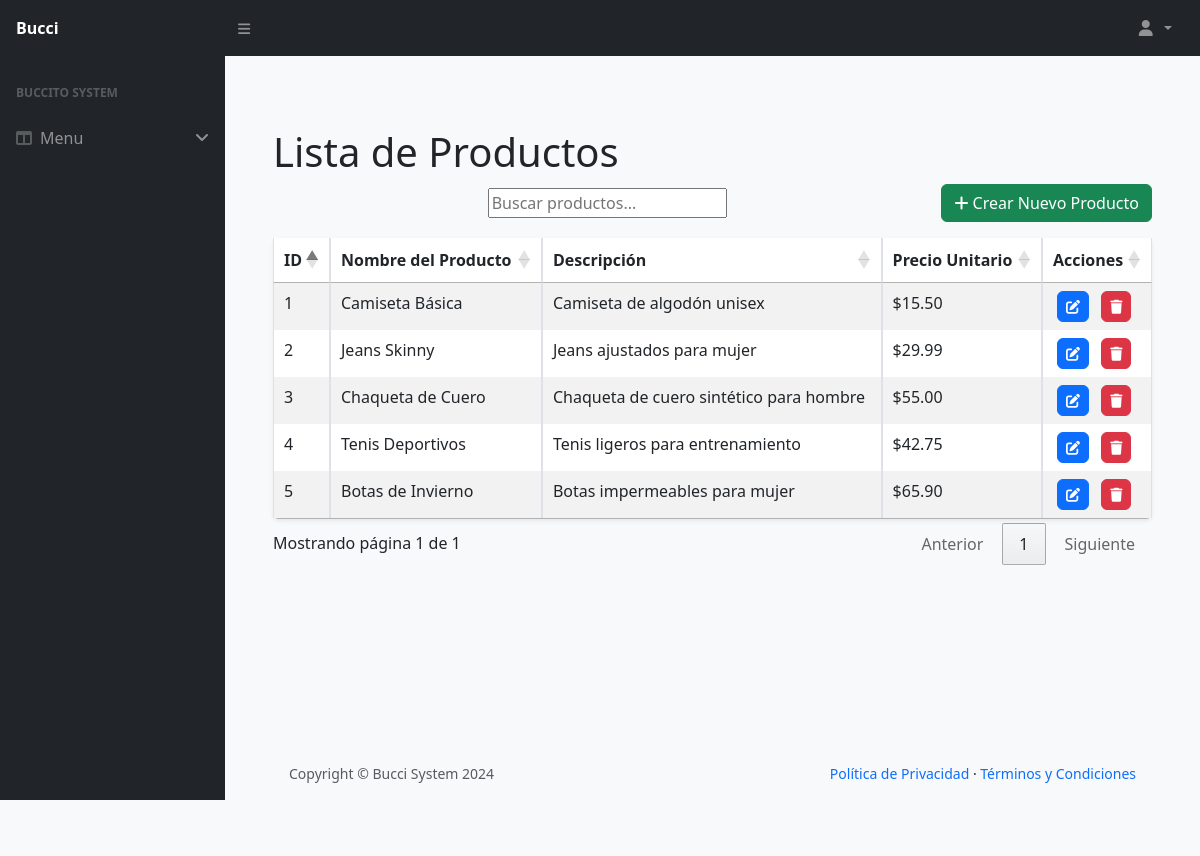
The app's page /BucciApp/views/admin.php (signed in) with its own data.
### tables this page shows
CREATE TABLE tbl_productos (
    id_producto INT PRIMARY KEY AUTO_INCREMENT,
    nombreProducto VARCHAR(100) NOT NULL,
    descripcion VARCHAR(100),
    precioUnitario DECIMAL(10, 2) NOT NULL
);

### BucciApp/controllers/Products/IndexProductController.php (called while the page is built, shortened)
<?php
$search = "";
include '../conf/conf.php';
$query = "SELECT id_producto, nombreProducto, descripcion, precioUnitario
          FROM tbl_productos
          WHERE nombreProducto LIKE :search
          OR descripcion LIKE :search";
try {
    $stmt = $connection->prepare($query);
    $searchParam = "%$search%";
    $stmt->bindParam(':search', $searchParam);
    $stmt->execute();
    $products = $stmt->fetchAll(PDO::FETCH_ASSOC);
} catch (PDOException $e) {
    echo "Error al obtener la lista de productos: " . $e->getMessage();
}
?>

### BucciApp/views/admin.php (the view, shortened to what this page needs)
<!DOCTYPE html>
<html lang="es">
<head>
    <link rel="stylesheet" href="https://cdnjs.cloudflare.com/ajax/libs/font-awesome/6.4.0/css/all.min.css">
    <link href="https://cdnjs.cloudflare.com/ajax/libs/bootstrap/5.3.0/css/bootstrap.min.css" rel="stylesheet">
    <link rel="stylesheet" href="https://cdn.datatables.net/1.13.8/css/jquery.dataTables.min.css">
    <link rel="stylesheet" href="https://cdn.datatables.net/buttons/2.4.2/css/buttons.dataTables.min.css">
    <link rel="stylesheet" href="../css/styles.css">
</head>
<body class="sb-nav-fixed">
    <nav class="sb-topnav navbar navbar-expand navbar-dark">
        <a class="navbar-brand ps-3" href="#">Bucci</a>
        <button class="btn btn-link btn-sm order-lg-0 me-4 me-lg-0" id="sidebarToggle">
            <i class="fas fa-bars"></i>
        </button>
        <ul class="navbar-nav ms-auto me-3">
            <li class="nav-item dropdown">
                <a class="nav-link dropdown-toggle" id="navbarDropdown" href="#" role="button" data-bs-toggle="dropdown" aria-expanded="false">
                    <i class="fas fa-user fa-fw"></i>
                </a>
            </li>
        </ul>
    </nav>
    <div id="layoutSidenav">
        <div id="layoutSidenav_nav">
            <nav class="sb-sidenav accordion sb-sidenav-dark" id="sidenavAccordion">
                <div class="sb-sidenav-menu">
                    <div class="nav">
                        <div class="sb-sidenav-menu-heading">Buccito System</div>
                        <a class="nav-link collapsed" href="#" data-bs-toggle="collapse" data-bs-target="#collapseLayouts">
                            <div class="sb-nav-link-icon"><i class="fas fa-columns"></i></div>
                            Menu
                            <div class="ms-auto">
                                <i class="fas fa-angle-down"></i>
                            </div>
                        </a>
                    </div>
                </div>
            </nav>
        </div>
        <div id="layoutSidenav_content">
            <main>
                <div class="container-fluid">
                    <h1 class="mt-4">Lista de Productos</h1>
                    <div class="table-actions mb-3">
                        <div id="tableSearch" class="float-end"></div>
                        <?php if ($_SESSION["user"] == "administrador") { ?>
                            <a href="../views/products/addProduct.php" class="btn btn-success">
                                <i class="fas fa-plus"></i> Crear Nuevo Producto
                            </a>
                        <?php } ?>
                    </div>
                    <table class="table table-striped table-bordered" id="productTable">
                        <thead>
                            <tr>
                                <th>ID</th>
                                <th>Nombre del Producto</th>
                                <th>Descripción</th>
                                <th>Precio Unitario</th>
                                <?php if ($_SESSION["user"] == "administrador") { ?>
                                    <th>Acciones</th>
                                <?php } ?>
                            </tr>
                        </thead>
                        <tbody>
                            <?php
                            include '../controllers/Products/IndexProductController.php';
                            foreach ($products as $product): ?>
                                <tr>
                                    <td><?php echo $product['id_producto']; ?></td>
                                    <td><?php echo $product['nombreProducto']; ?></td>
                                    <td><?php echo $product['descripcion']; ?></td>
                                    <td><?php echo "$" . number_format($product['precioUnitario'], 2); ?></td>
                                    <?php if ($_SESSION["user"] == "administrador") { ?>
                                        <td>
                                            <a href="../controllers/Products/getProductById.php?action=edit&id=<?php echo $product['id_producto']; ?>"
                                                class="btn btn-primary btn-action">
                                                <i class="fas fa-edit"></i>
                                            </a>
                                            <a href="../controllers/Products/getProductById.php?action=delete&id=<?php echo $product['id_producto']; ?>"
                                                class="btn btn-danger btn-action"
                                                onclick="return confirm('¿Está seguro de eliminar este producto?')">
                                                <i class="fas fa-trash"></i>
                                            </a>
                                        </td>
                                    <?php } ?>
                                </tr>
                            <?php endforeach; ?>
                        </tbody>
                    </table>
                </div>
            </main>
            <footer class="py-4 bg-light mt-auto">
                <div class="container-fluid">
                    <div class="d-flex align-items-center justify-content-between small">
                        <div class="text-muted">Copyright © Bucci System 2024</div>
                        <div>
                            <a href="#" class="text-decoration-none">Política de Privacidad</a>
                            &middot;
                            <a href="#" class="text-decoration-none">Términos y Condiciones</a>
                        </div>
                    </div>
                </div>
            </footer>
        </div>
    </div>
</body>
</html>

### BucciApp/css/styles.css (style rules this page uses)
:root { --sb-nav-fixed-height: 56px; --sb-sidenav-width: 225px; --sb-sidenav-dark-bg: #212529; --sb-topnav-dark-bg: #212529; }
body { margin: 0; font-family: var(--bs-body-font-family); background-color: #f8f9fa; }
.sb-nav-fixed { padding-top: var(--sb-nav-fixed-height); }
.sb-topnav { position: fixed; top: 0; right: 0; left: 0; z-index: 1030; height: var(--sb-nav-fixed-height); background-color: var(--sb-topnav-dark-bg); }
.sb-topnav .navbar-brand { width: var(--sb-sidenav-width); padding-left: 1rem; padding-right: 1rem; margin: 0; font-size: 1rem; font-weight: 600; }
#sidebarToggle { color: rgba(255, 255, 255, 0.5); padding: 0.75rem; }
.sb-topnav .navbar-nav .nav-link { color: rgba(255, 255, 255, 0.5); padding: 0.75rem; }
#layoutSidenav { display: flex; height: 100vh; }
#layoutSidenav_nav { flex-basis: var(--sb-sidenav-width); flex-shrink: 0; transition: transform .15s ease-in-out; z-index: 1038; position: fixed; width: var(--sb-sidenav-width); height: calc(100vh - var(--sb-nav-fixed-height)); top: var(--sb-nav-fixed-height); }
.sb-sidenav { display: flex; flex-direction: column; height: 100%; flex-wrap: nowrap; background-color: var(--sb-sidenav-dark-bg); }
.sb-sidenav-dark { color: rgba(255, 255, 255, 0.5); }
.sb-sidenav-menu { flex-grow: 1; padding-top: 0; }
.sb-sidenav-menu .nav { flex-direction: column; flex-wrap: nowrap; }
.sb-sidenav-menu-heading { padding: 1.75rem 1rem 0.75rem; font-size: 0.75rem; font-weight: bold; text-transform: uppercase; color: rgba(255, 255, 255, 0.25); }
.sb-sidenav-menu .nav-link { display: flex; align-items: center; padding: 0.75rem 1rem; color: rgba(255, 255, 255, 0.5); position: relative; text-decoration: none; }
.sb-sidenav-menu .nav-link .sb-nav-link-icon { margin-right: 0.5rem; color: rgba(255, 255, 255, 0.25); }
#layoutSidenav_content { position: relative; display: flex; flex-direction: column; justify-content: space-between; min-width: 0; flex-grow: 1; min-height: calc(100vh - var(--sb-nav-fixed-height)); margin-left: var(--sb-sidenav-width); background-color: #f8f9fa; padding: 1.5rem; }
.sb-topnav .navbar-nav { margin-left: auto; margin-right: 0; }
.container-fluid { padding: 1.5rem; }
.table-actions { margin-bottom: 1rem; display: flex; justify-content: space-between; align-items: center; }
.table { background-color: #fff; box-shadow: 0 0.125rem 0.25rem rgba(0, 0, 0, 0.075); border-radius: 0.35rem; }
footer { background-color: #f8f9fa; padding: 1rem; margin-top: auto; }
.btn-action { padding: 0.25rem 0.5rem; font-size: 0.875rem; margin: 0 0.25rem; }

### records on screen
tbl_productos: id_producto "1", nombreProducto "Camiseta Básica", descripcion "Camiseta de algodón unisex", precioUnitario "15.50"
tbl_productos: id_producto "2", nombreProducto "Jeans Skinny", descripcion "Jeans ajustados para mujer", precioUnitario "29.99"
tbl_productos: id_producto "3", nombreProducto "Chaqueta de Cuero", descripcion "Chaqueta de cuero sintético para hombre", precioUnitario "55.00"
tbl_productos: id_producto "4", nombreProducto "Tenis Deportivos", descripcion "Tenis ligeros para entrenamiento", precioUnitario "42.75"
tbl_productos: id_producto "5", nombreProducto "Botas de Invierno", descripcion "Botas impermeables para mujer", precioUnitario "65.90"
